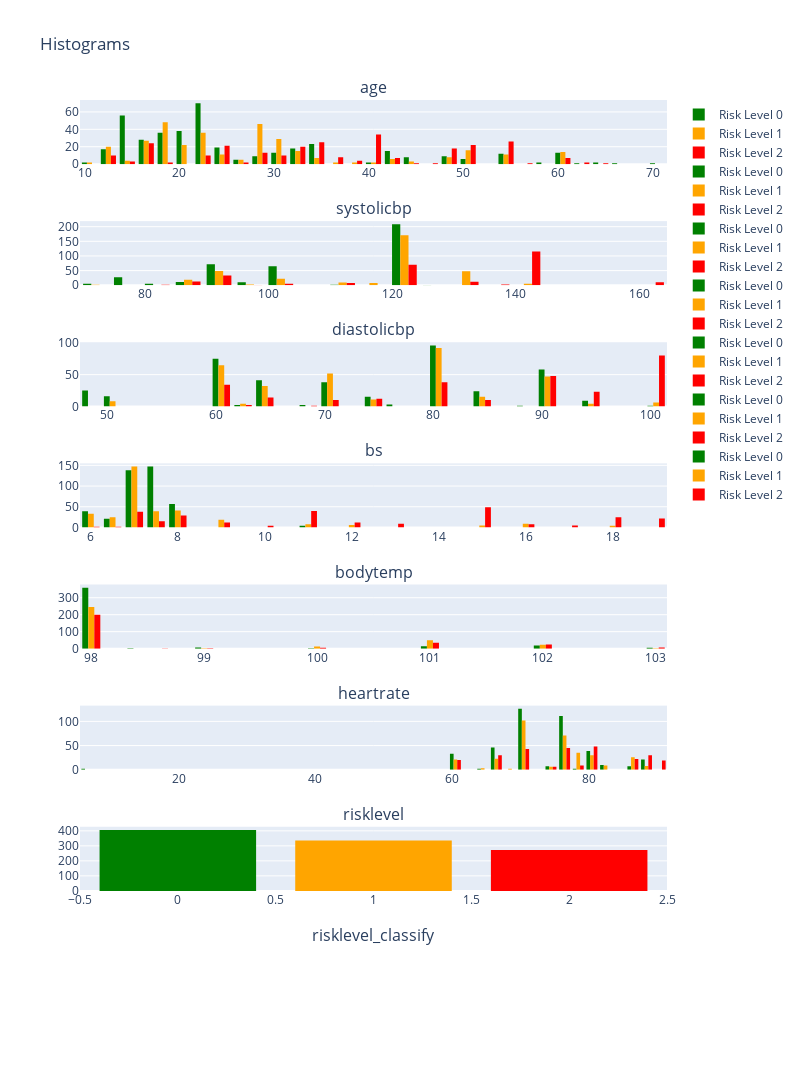

This figure's notebook cell:
### Markdown cell above
## Inferências a partir da Análise de Coordenadas Paralelas.

Na visualização de coordenadas paralelas, cada dimensão do conjunto de dados é representada por um eixo vertical, e todas as linhas são desenhadas em paralelo entre si, conectando os valores das diferentes variáveis em cada linha. Isso cria um gráfico composto por linhas paralelas, onde a posição de cada linha ao longo de um eixo representa o valor da variável correspondente.

Essa técnica permite a visualização de padrões, tendências e relações entre as variáveis do conjunto de dados. Por exemplo, pode-se observar se há correlações entre diferentes variáveis observando como as linhas se agrupam ou se dispersam ao longo dos eixos. Além disso, é possível identificar outliers e entender melhor a distribuição dos dados em múltiplas dimensões.

A respeito disso podemos inferir:

1. **Idade (age) e Pressão Arterial Sistólica (systolicbp)**:
   - Podemos observar que à medida que a idade aumenta, a pressão arterial sistólica tende a aumentar. Isso pode sugerir uma relação positiva entre idade e pressão arterial sistólica, o que é comum em muitos estudos médicos.

2. **Pressão Arterial Diastólica (diastolicbp) e Glicose no Sangue (bs)**:
   - As linhas mais cruzadas entre essas duas variáveis podem indicar uma relação entre a pressão arterial diastólica e os níveis de glicose no sangue. Por exemplo, pode haver uma associação entre altos níveis de glicose no sangue e pressão arterial mais alta ou vice-versa.

3. **Glicose no Sangue (bs) e Frequência Cardíaca (heartrate)**:
   - A cruzamento das linhas entre essas variáveis sugere uma possível associação entre os níveis de glicose no sangue e a frequência cardíaca. Pode-se inferir que altos níveis de glicose no sangue podem estar correlacionados com uma frequência cardíaca mais alta, ou pode haver outros fatores em jogo que influenciam ambas as variáveis.

### Code cell
import plotly.graph_objects as go
import plotly.subplots as subplots

risk_level_order = [0, 1, 2]
rows = len(df.columns)
cols = 1
fig = subplots.make_subplots(rows=rows, cols=cols, subplot_titles=df.columns)

for i, column in enumerate(df_new.columns):
    hist_data = []
    for risk_level in risk_level_order:
        hist_data.append(df_new[df_new['risklevel_classify'] == risk_level][column])

    for j in range(len(risk_level_order)):
        fig.add_trace(go.Histogram(x=hist_data[j], name=f"Risk Level {risk_level_order[j]}", marker_color=['green', 'orange', 'red'][risk_level_order[j]]), row=i+1, col=1)

fig.update_layout(title_text="Histograms", height=rows*200, width=800)
fig.show()

### Figure 1 — Plotly figure (JSON) as saved in the notebook; plotly's stock layout.template omitted (floating-point values rounded to 4 significant figures; data arrays with more than 128 entries replaced by an {"elided": "..."} marker saying what was removed)
{"data": [{"marker": {"color": "green"}, "name": "Risk Level 0", "type": "histogram", "x": {"elided": "406 int values"}, "xaxis": "x", "yaxis": "y"}, {"marker": {"color": "orange"}, "name": "Risk Level 1", "type": "histogram", "x": {"elided": "336 int values"}, "xaxis": "x", "yaxis": "y"}, {"marker": {"color": "red"}, "name": "Risk Level 2", "type": "histogram", "x": {"elided": "272 int values"}, "xaxis": "x", "yaxis": "y"}, {"marker": {"color": "green"}, "name": "Risk Level 0", "type": "histogram", "x": {"elided": "406 int values"}, "xaxis": "x2", "yaxis": "y2"}, {"marker": {"color": "orange"}, "name": "Risk Level 1", "type": "histogram", "x": {"elided": "336 int values"}, "xaxis": "x2", "yaxis": "y2"}, {"marker": {"color": "red"}, "name": "Risk Level 2", "type": "histogram", "x": {"elided": "272 int values"}, "xaxis": "x2", "yaxis": "y2"}, {"marker": {"color": "green"}, "name": "Risk Level 0", "type": "histogram", "x": {"elided": "406 int values"}, "xaxis": "x3", "yaxis": "y3"}, {"marker": {"color": "orange"}, "name": "Risk Level 1", "type": "histogram", "x": {"elided": "336 int values"}, "xaxis": "x3", "yaxis": "y3"}, {"marker": {"color": "red"}, "name": "Risk Level 2", "type": "histogram", "x": {"elided": "272 int values"}, "xaxis": "x3", "yaxis": "y3"}, {"marker": {"color": "green"}, "name": "Risk Level 0", "type": "histogram", "x": {"elided": "406 float values"}, "xaxis": "x4", "yaxis": "y4"}, {"marker": {"color": "orange"}, "name": "Risk Level 1", "type": "histogram", "x": {"elided": "336 float values"}, "xaxis": "x4", "yaxis": "y4"}, {"marker": {"color": "red"}, "name": "Risk Level 2", "type": "histogram", "x": {"elided": "272 float values"}, "xaxis": "x4", "yaxis": "y4"}, {"marker": {"color": "green"}, "name": "Risk Level 0", "type": "histogram", "x": {"elided": "406 float values"}, "xaxis": "x5", "yaxis": "y5"}, {"marker": {"color": "orange"}, "name": "Risk Level 1", "type": "histogram", "x": {"elided": "336 int values"}, "xaxis": "x5", "yaxis": "y5"}, {"marker": {"color": "red"}, "name": "Risk Level 2", "type": "histogram", "x": {"elided": "272 float values"}, "xaxis": "x5", "yaxis": "y5"}, {"marker": {"color": "green"}, "name": "Risk Level 0", "type": "histogram", "x": {"elided": "406 int values"}, "xaxis": "x6", "yaxis": "y6"}, {"marker": {"color": "orange"}, "name": "Risk Level 1", "type": "histogram", "x": {"elided": "336 int values"}, "xaxis": "x6", "yaxis": "y6"}, {"marker": {"color": "red"}, "name": "Risk Level 2", "type": "histogram", "x": {"elided": "272 int values"}, "xaxis": "x6", "yaxis": "y6"}, {"marker": {"color": "green"}, "name": "Risk Level 0", "type": "histogram", "x": {"elided": "406 int values"}, "xaxis": "x7", "yaxis": "y7"}, {"marker": {"color": "orange"}, "name": "Risk Level 1", "type": "histogram", "x": {"elided": "336 int values"}, "xaxis": "x7", "yaxis": "y7"}, {"marker": {"color": "red"}, "name": "Risk Level 2", "type": "histogram", "x": {"elided": "272 int values"}, "xaxis": "x7", "yaxis": "y7"}], "layout": {"annotations": [{"font": {"size": 16}, "showarrow": false, "text": "age", "x": 0.5, "xanchor": "center", "xref": "paper", "y": 1, "yanchor": "bottom", "yref": "paper"}, {"font": {"size": 16}, "showarrow": false, "text": "systolicbp", "x": 0.5, "xanchor": "center", "xref": "paper", "y": 0.8672, "yanchor": "bottom", "yref": "paper"}, {"font": {"size": 16}, "showarrow": false, "text": "diastolicbp", "x": 0.5, "xanchor": "center", "xref": "paper", "y": 0.7344, "yanchor": "bottom", "yref": "paper"}, {"font": {"size": 16}, "showarrow": false, "text": "bs", "x": 0.5, "xanchor": "center", "xref": "paper", "y": 0.6016, "yanchor": "bottom", "yref": "paper"}, {"font": {"size": 16}, "showarrow": false, "text": "bodytemp", "x": 0.5, "xanchor": "center", "xref": "paper", "y": 0.4688, "yanchor": "bottom", "yref": "paper"}, {"font": {"size": 16}, "showarrow": false, "text": "heartrate", "x": 0.5, "xanchor": "center", "xref": "paper", "y": 0.3359, "yanchor": "bottom", "yref": "paper"}, {"font": {"size": 16}, "showarrow": false, "text": "risklevel", "x": 0.5, "xanchor": "center", "xref": "paper", "y": 0.2031, "yanchor": "bottom", "yref": "paper"}, {"font": {"size": 16}, "showarrow": false, "text": "risklevel_classify", "x": 0.5, "xanchor": "center", "xref": "paper", "y": 0.07031, "yanchor": "bottom", "yref": "paper"}], "height": 1600, "title": {"text": "Histograms"}, "width": 800, "xaxis": {"anchor": "y", "domain": [0, 1]}, "xaxis2": {"anchor": "y2", "domain": [0, 1]}, "xaxis3": {"anchor": "y3", "domain": [0, 1]}, "xaxis4": {"anchor": "y4", "domain": [0, 1]}, "xaxis5": {"anchor": "y5", "domain": [0, 1]}, "xaxis6": {"anchor": "y6", "domain": [0, 1]}, "xaxis7": {"anchor": "y7", "domain": [0, 1]}, "xaxis8": {"anchor": "y8", "domain": [0, 1]}, "yaxis": {"anchor": "x", "domain": [0.9297, 1]}, "yaxis2": {"anchor": "x2", "domain": [0.7969, 0.8672]}, "yaxis3": {"anchor": "x3", "domain": [0.6641, 0.7344]}, "yaxis4": {"anchor": "x4", "domain": [0.5312, 0.6016]}, "yaxis5": {"anchor": "x5", "domain": [0.3984, 0.4688]}, "yaxis6": {"anchor": "x6", "domain": [0.2656, 0.3359]}, "yaxis7": {"anchor": "x7", "domain": [0.1328, 0.2031]}, "yaxis8": {"anchor": "x8", "domain": [0, 0.07031]}}}
